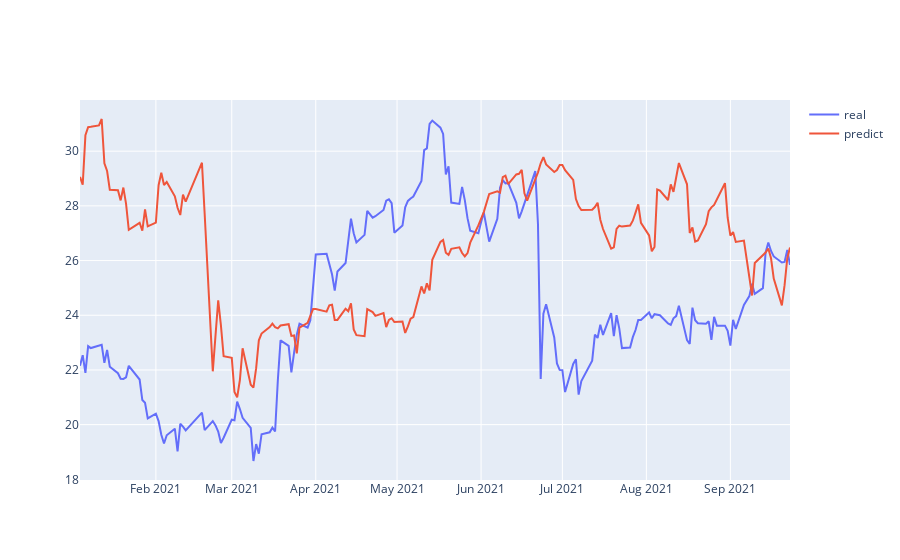

Notebook source saved alongside this figure:
### Code cell
import plotly.graph_objects as go

fig = go.Figure([go.Scatter(x=df_pred_2021['data_pregao'], y=df_pred_2021['real'], name = 'real')])
fig.add_scatter(x=df_pred_2021['data_pregao'], y=df_pred_2021['previsao'], mode='lines', name='predict')
fig.update_layout(barmode='group', hovermode='x')
fig.show()

### Figure 1 — Plotly figure (JSON) as saved in the notebook; plotly's stock layout.template omitted (floating-point values rounded to 4 significant figures; data arrays with more than 128 entries replaced by an {"elided": "..."} marker saying what was removed)
{"data": [{"name": "real", "type": "scatter", "x": {"elided": "180 str values"}, "y": {"elided": "180 float values"}}, {"mode": "lines", "name": "predict", "type": "scatter", "x": {"elided": "180 str values"}, "y": {"elided": "180 float values"}}], "layout": {"autosize": true, "barmode": "group", "hovermode": "x", "xaxis": {"autorange": true, "range": ["2021-01-04", "2021-09-23"], "type": "date"}, "yaxis": {"autorange": true, "range": [17.98, 31.87], "type": "linear"}}}
